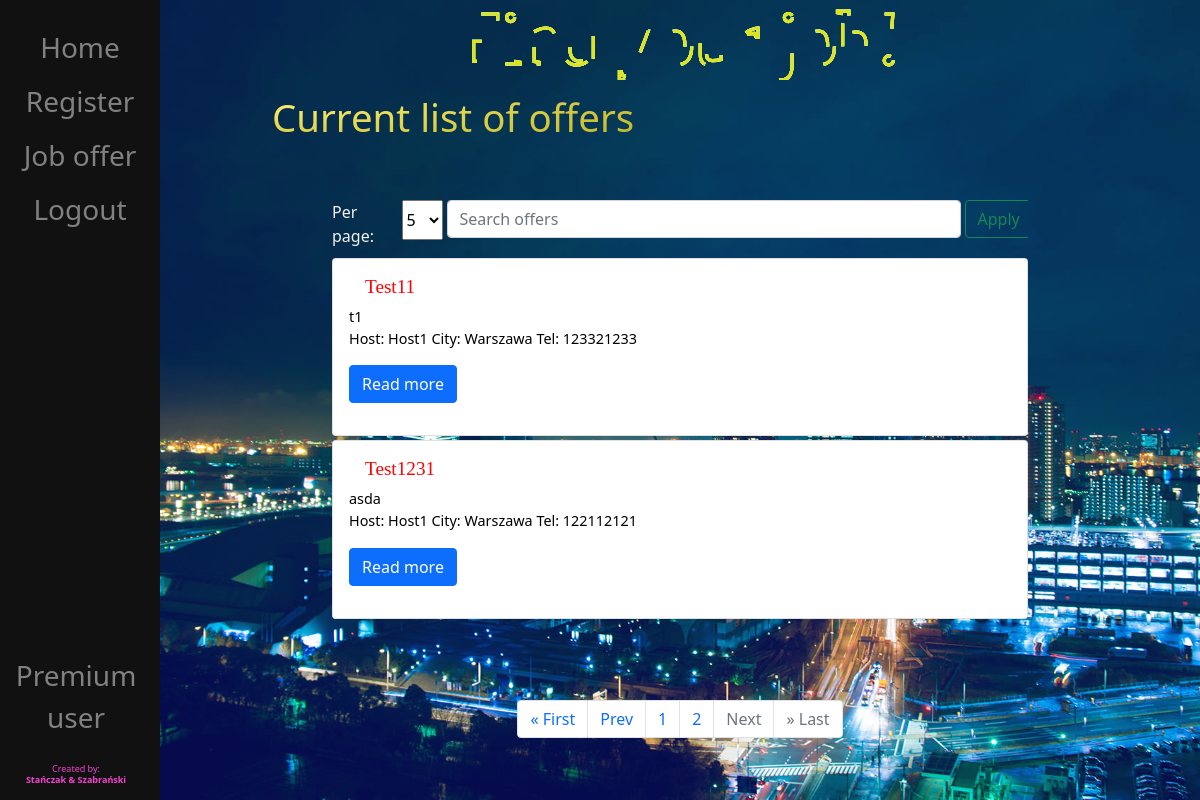
Page /offer/?page=2 (signed in) on the committed database.
### SZO/models.py (models this page shows, shortened)
class JobOffer(models.Model):
    user = models.ForeignKey(User, on_delete=models.CASCADE)
    title = models.CharField(max_length=40)
    text = models.CharField(max_length=1000)
    city = models.CharField(max_length=100, default='Warszawa')
    tel_number = models.CharField(max_length=9)
    def getText(self):
        return self.text
    def getTitle(self):
        return self.title
    def getCity(self):
        return self.city
    def getTel(self):
        return self.tel_number
    def getUser(self):
        return self.user

### SZO/views.py (the view)
# urls.py: path("offer/", views.offer, name="offer"),
def offer(response):
    perPage = 5
    if response.method == "POST":
        searched = response.POST['searched']
        perPage = response.POST['selectBox']
        offers = JobOffer.objects.filter(title__contains=searched)
    else:
        offers = JobOffer.objects.all()
        searched = False
    p = Paginator(offers, perPage)
    page = response.GET.get('page')
    offersList = p.get_page(page)
    nums = "a" * offersList.paginator.num_pages
    return render(response, "SZO/offer.html",
                  {"offers": offers,
                   "searched": searched,
                   "offersList": offersList,
                   "nums": nums,
                   "perPage": perPage}
                  )

### SZO/templates/SZO/offer.html (shortened to what this page needs)
{% extends 'SZO/base.html' %}
{% load static %}
{% block content %}
<head>
    <link href="{% static 'advs.css' %}" rel="stylesheet">
</head>
{% if user.is_authenticated %}
<header>
    {% if searched %}
    <h1 class="header-1">You've searched for: "{{ searched }}"</h1>
    {% else %}
    <h1 class="header-1">Current list of offers</h1>
    {% endif %}
</header>
<div class="searchArea">
    <form class="d-flex" method="POST" action="{% url 'offer' %}">
        <label for="selectBox">Per page: </label>
        <select id="selectBox" name="selectBox" autocomplete="on">
            <option value="5" >5</option>
        </select>
        <div class="inputSearch"><input class="form-control me-2" type="search" placeholder="Search offers"
                                        aria-label="Search" name="searched"></div>
        <div class="buttonSearch">
            <button class="btn btn-outline-success" type="submit">Apply</button>
        </div>
    </form>
</div>
<div class="jobOffer">
    {% for offer in offersList %}
    <div class="card">
        <div class="card-body">
            <h5>{{ offer.getTitle }}</h5>
            <p class="single-offer">{{ offer.getText }}<br>
                Host: {{ offer.getUser }} City: {{ offer.getCity }} Tel: {{ offer.getTel }}</p>
            <p>
                <button class="btn btn-primary" type="button" data-toggle="collapse"
                        data-target="#multiCollapseExample1"
                        aria-expanded="false" aria-controls="multiCollapseExample1">Read more
                </button>
            </p>
        </div>
    </div>
    {% endfor %}
</div>
<nav aria-label="Page navigation example">
    <ul class="pagination justify-content-center">
        {% if offersList.has_previous %}
        <li class="page-item"><a class="page-link" href="?page=1">&laquo First</a></li>
        <li class="page-item"><a class="page-link" href="?page={{ offersList.previous_page_number }}">Prev</a></li>
        {% else %}
        <li class="page-item disabled"><a class="page-link">&laquo First</a></li>
        <li class="page-item disabled"><a class="page-link">Prev</a></li>
        {% endif %}
        {% for i in nums %}
        <li class="page-item"><a class="page-link" href="?page={{ forloop.counter }}">{{ forloop.counter}}</a></li>
        {% endfor %}
        {% if offersList.has_next %}
        <li class="page-item"><a class="page-link" href="?page={{ offersList.next_page_number }}">Next</a></li>
        <li class="page-item"><a class="page-link" href="?page={{ offersList.paginator.num_pages }}">&raquo Last</a>
        </li>
        {% else %}
        <li class="page-item disabled"><a class="page-link">Next</a></li>
        <li class="page-item disabled"><a class="page-link">&raquo Last</a></li>
        {% endif %}
    </ul>
</nav>
{% else %}
<h1>Access denied</h1>
{% endif %}
{% endblock %}

### SZO/static/base.css (style rules this page uses)
html, body { width: 100%; height: 100%; overflow: hidden; background-color: #021027; }
html, .main { //background-color: rgb(170, 216, 44); color: #f1f1f1; }
header { width: 100%; height: 15vh; display: inline-block; flex-direction: column; align-items: center; }
header h1 { position: relative; left: 10%; width: 80%; height: 100%; margin-top: 1.2vw; font-size: 3.2vw; color: transparent; -webkit-background-clip: text; background-clip: text; }
header .header-1 { background-image: repeating-radial-gradient(farthest-side at 2px 8px, #faee6e, #c7ba2e, #786f0d); }

### SZO/static/advs.css (style rules this page uses)
h5 { font-size: 1.6vw; font-family: Copperplate, Papyrus, fantasy; color:red; margin-left:16px; }
div.searchArea { overflow-x: hidden; margin-left: 20px; margin-right: 20px; width: 60vw; }
div.inputSearch { margin-left:4px; margin-right:4px; width: 46vw; }
#selectBox { height: 40px; margin-left:3px; }
div.jobOffer { overflow-y: scroll; overflow-x: hidden; margin-left: 20px; margin-right: 20px; margin-top: 10px; margin-bottom: 10px; width: 60vw; height: 54vh; }
div.card { margin-bottom:4px; }
div.card-body { color:black; font-size:1.2vw; }
* { overflow-y: scroll; overflow-x: hidden; }

### rows in the picture
JobOffer: getTitle "Test11", getText "t1", getUser "Host1", getCity "Warszawa", getTel "123321233"
JobOffer: getTitle "Test1231", getText "asda", getUser "Host1", getCity "Warszawa", getTel "122112121"
